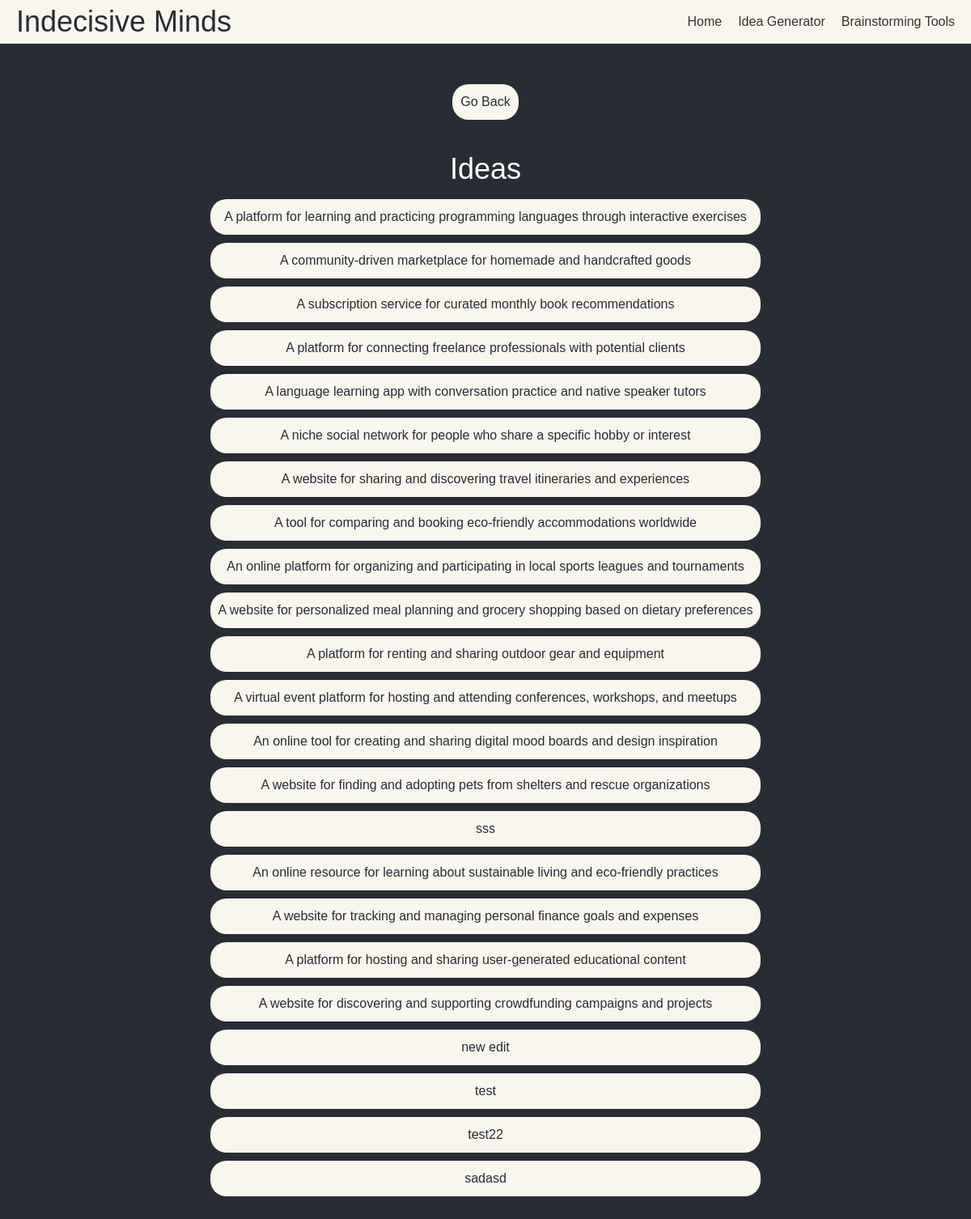
The app's page /idea-list, older data.
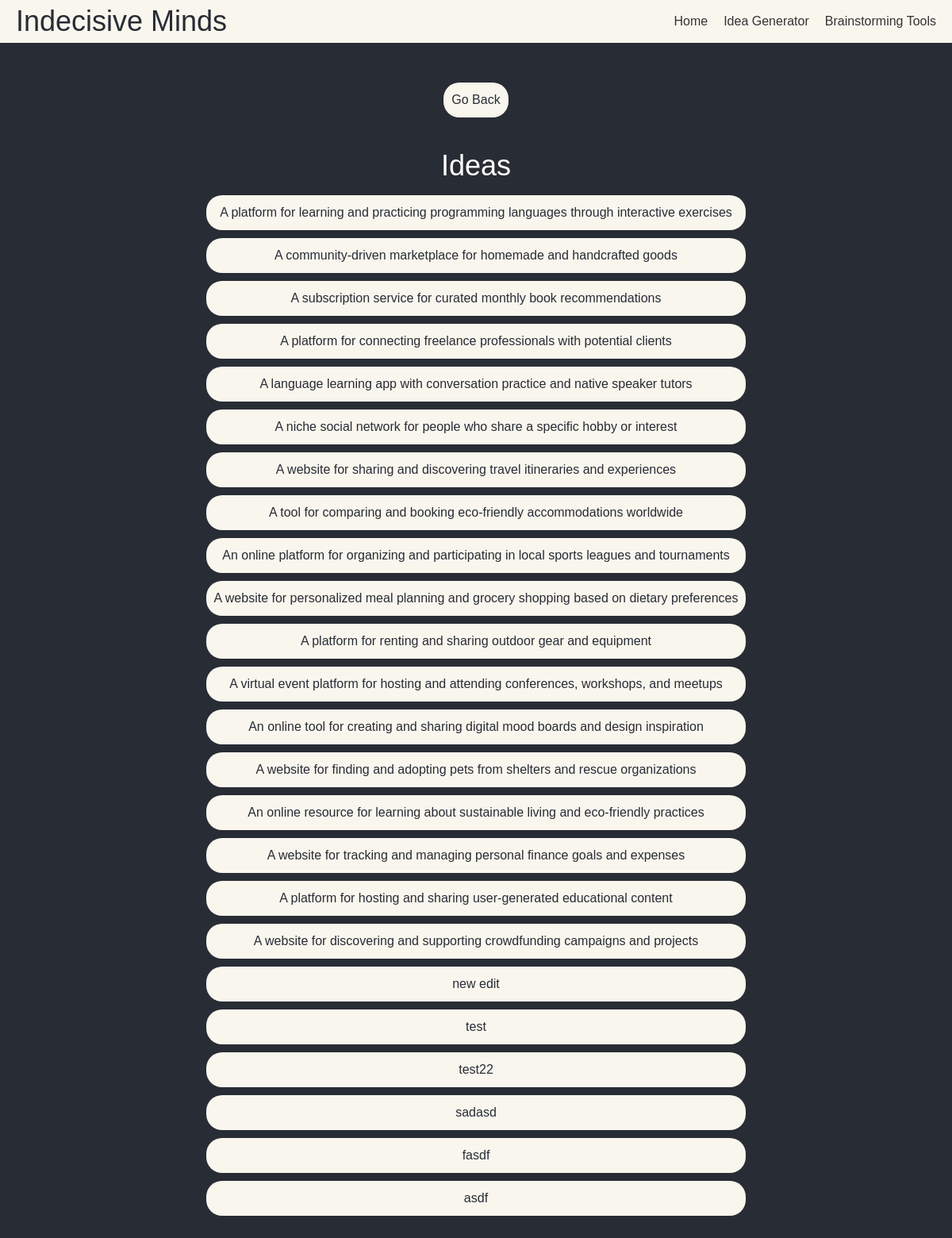
The same page, newer data.
### app/models.py (models this page shows)
class Idea(db.Model):
    id = db.Column(db.Integer, primary_key=True)
    description = db.Column(db.String(500), nullable=False)

### app/app.py (the view)
    @app.route('/idea-list', methods=['GET'])
    def idea_list_2():
        ideas = Idea.query.all()
        return render_template('idea-list.html', ideas=ideas)

### app/templates/idea-list.html (shortened to what this page needs)
{% extends "base.html" %}
{% block content %}
    <ul>
        <li><a href="{{ url_for('idea_gen.idea_generator')}}">Go Back</a></li>xs
    </ul>
    <h2>Ideas</h2>
    <ul>
    {% for idea in ideas %}
        <li> <a href="{{ url_for('idea_detail', idea_id=idea.id) }}">{{ idea.description }}</a> </li>
    {% endfor %}
    </ul>
{% endblock %}

### app/templates/base.html (shortened to what this page needs)
<!DOCTYPE html>
<html>
  <head>
    {% block head %}
    <link rel="stylesheet" href="{{ url_for('static', filename='CSS/index.css') }}">
    {% endblock %}
  </head>
  <body>
    <header>
      <h1><a href="{{ url_for('index') }}">Indecisive Minds</a></h1>
      <nav>
        <ul>
          <li><a href="{{ url_for('index') }}">Home</a></li>
          <li><a href="{{ url_for('idea_gen.idea_generator') }}">Idea Generator</a></li>
          <li><a href="{{ url_for('brainstorming_tools') }}">Brainstorming Tools</a></li>
        </ul>
      </nav>
    </header>
    <main>
      {% block content %}{% endblock %}
    </main>
  </body>
</html>

### app/static/CSS/index.css (style rules this page uses)
* { box-sizing: border-box; margin: 0; padding: 0; }
body { justify-content: fixed; background-color: #282c34; font-family: Arial, sans-serif; font-size: 16px; line-height: 1.5; margin: 0; }
header { display: flex; justify-content: space-between; align-items: center; background-color: #F9F6EE; padding: 0px 20px; }
a { color: #282c34; text-decoration: none; }
nav ul { display: flex; list-style: none; }
nav li { margin-right: 20px; padding: 0; }
nav li:last-child { margin-right: 0; padding: 0; }
nav a { text-decoration: none; color: #333; transition: color 0.2s; }
main { display: flex; flex-direction: column; align-items: center; padding: 40px; }
h1, h2 { font-weight: normal; }
h1 { font-size: 36px; margin-top: 0; color: #333; }
h2 { font-size: 36px; margin-top: 0; color: #fff; }
ul { list-style: none; padding: 0; color: #282c34; text-align: center; }
li { margin: 10px 0; padding: 10px; background-color: #F9F6EE; border-radius: 20px; }

Row changes from the older to the newer data that the page shows:
removed Idea: description "sss"
added Idea: description "fasdf"
added Idea: description "asdf"
